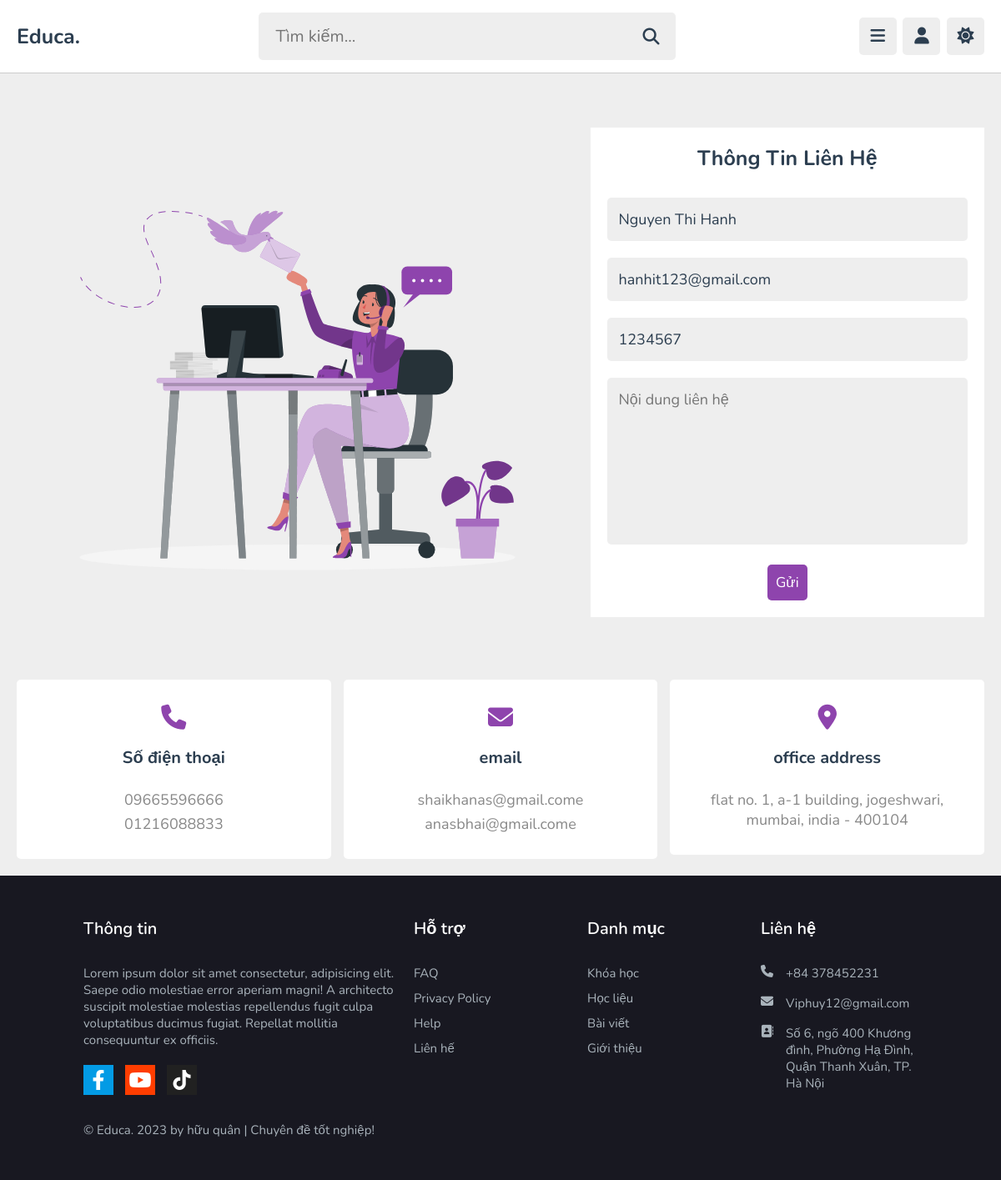
Screenshot of /home.php?title=contact (signed in) with the database file from the repository.
### tables this page shows
CREATE TABLE `tb_tai_khoan` (
  `id_taikhoan` int(11) NOT NULL,
  `email` varchar(255) NOT NULL,
  `ten_hien_thi` varchar(255) NOT NULL,
  `mat_khau` varchar(50) NOT NULL,
  `doi_tuong` int(1) NOT NULL DEFAULT 0,
  `ngay_sinh` date DEFAULT NULL,
  `gioi_tinh` int(4) NOT NULL DEFAULT -1,
  `sdt` varchar(12) NOT NULL,
  `hinh_anh` text DEFAULT NULL
);

### function.php (called while the page is built, shortened)
<?php
    function GetAccountById($id_taikhoan) {
        GLOBAL $conn;
        $filter_id_taikhoan = mysqli_real_escape_string($conn, $id_taikhoan);
        $sql = "SELECT * FROM tb_tai_khoan WHERE tb_tai_khoan.id_taikhoan = $filter_id_taikhoan";
        $query = mysqli_query($conn, $sql);
        $row = mysqli_fetch_assoc($query);
        return $row;
    }
?>

### pages/main/contact.php (the view, shortened to what this page needs)
<?php
global $conn;
   include_once './function.php';
?>
<section class="contact">
   <div class="row">
      <div class="image">
         <img src="images/contact-img.svg" alt="">
      </div>
      <?php
      if($id_taikhoan != ""){
         $tai_khoan= GetAccountById($id_taikhoan);
       ?>
      <form action="" method="post">
         <h3>Thông tin liên hệ</h3>
         <input type="text" placeholder="Họ và tên" name="Ho_ten" required maxlength="50" class="box" value="<?php echo $tai_khoan['ten_hien_thi'];?>">
         <input type="email" placeholder="E-Mail" name="E_mail" required maxlength="50" class="box" value="<?php echo $tai_khoan['email'];?>">
         <input type="number" placeholder="Điện thoại" name="So_dien_thoai" required maxlength="50" class="box" value="<?php echo $tai_khoan['sdt'];?>">
         <textarea name="Noi_dung" class="box" placeholder="Nội dung liên hệ" required maxlength="1000" cols="30" rows="10"></textarea>
         <input type="submit" value="Gửi" class="inline-btn" name="submit">
      </form>
      <?php
      }
       ?>
   </div>
   <div class="box-container">
      <div class="box">
         <i class="fas fa-phone"></i>
         <h3>Số điện thoại</h3>
         <a href="tel:1234567890">09665596666</a>
         <a href="tel:1112223333">01216088833</a>
      </div>
      <div class="box">
         <i class="fas fa-envelope"></i>
         <h3>email</h3>
         <a href="mailto:shaikhanas@gmail.com">shaikhanas@gmail.come</a>
         <a href="mailto:anasbhai@gmail.com">anasbhai@gmail.come</a>
      </div>
      <div class="box">
         <i class="fas fa-map-marker-alt"></i>
         <h3>office address</h3>
         <a href="#">flat no. 1, a-1 building, jogeshwari, mumbai, india - 400104</a>
      </div>
   </div>
</section>

### css/style.css (style rules this page uses)
:root { --main-color:#8e44ad; --red:#e74c3c; --orange:#f39c12; --light-color:#888; --light-bg:#eee; --black:#2c3e50; --white:#fff; --border:.1rem solid rgba(0,0,0,.2); }
* { font-family: 'Nunito', sans-serif; margin:0; padding:0; box-sizing: border-box; outline: none; border:none; text-decoration: none; }
html { font-size: 62.5%; overflow-x: hidden; }
body { background-color: var(--light-bg); }
section { padding:2rem; margin: 0 auto; }
.inline-btn, .inline-option-btn, .inline-delete-btn, .btn, .delete-btn, .option-btn { border-radius: .5rem; color:#fff; font-size: 1.8rem; cursor: pointer; text-transform: capitalize; padding:1rem 3rem; text-align: center; margin-top: 1rem; }
.inline-btn, .inline-option-btn, .inline-delete-btn { display: inline-block; }
.btn, .inline-btn { background-color: var(--main-color); }
.contact .row { display: flex; align-items: center; flex-wrap: wrap; gap: 1.5rem; }
.contact .row .image { flex: 1 1 50rem; }
.contact .row .image img { width: 100%; }
.contact .row form { flex: 1 1 30rem; background-color: var(--white); padding: 2rem; text-align: center; }
.contact .row form h3 { margin-bottom: 1rem; text-transform: capitalize; color:var(--black); font-size: 2.5rem; }
.contact .row form .box { width: 100%; border-radius: .5rem; background-color: var(--light-bg); margin: 1rem 0; padding: 1.4rem; font-size: 1.8rem; color: var(--black); }
.contact .row form textarea { height: 20rem; resize: none; }
.contact .box-container { display: grid; grid-template-columns: repeat(auto-fit, minmax(30rem, 1fr)); gap:1.5rem; justify-content: center; align-items: flex-start; margin-top: 3rem; }
.contact .box-container .box { text-align: center; background-color: var(--white); border-radius: .5rem; padding: 3rem; }
.contact .box-container .box i { font-size: 3rem; color: var(--main-color); margin-bottom: 1rem; }
.contact .box-container .box h3 { font-size: 2rem; color:var(--black); margin: 1rem 0; }
.contact .box-container .box a { display: block; padding-top: .5rem; font-size: 1.8rem; color: var(--light-color); }
@media (max-width:1200px) { body { padding-left: 0; } }
.description p, h1, h2, h3, h4, h5, image { padding-bottom: 10px; }

### css/admin_style.css (style rules this page uses)
:root { --main-color:#8e44ad; --red:#e74c3c; --oragen:#f39c12; --white:#fff; --black:#2c3e50; --light-color:#888; --light-bg:#eee; --border:.1rem solid rgba(0,0,0,.2); --green: rgb(17, 177, 17); }
* { font-family: 'Nunito', sans-serif; margin: 0; padding: 0; box-sizing: border-box; outline: none; border: none; text-decoration: none; }
html { font-size: 62.5%; overflow-x: hidden; }
body { background-color: var(--light-bg); }
section { padding:2rem; margin: 0 auto; }
.btn, .option-btn, .delete-btn, .inline-btn, .inline-option-btn, .inline-delete-btn { border-radius: .5rem; padding: 1rem 1rem; font-size: 1.7rem; color: #fff; margin-top: 1rem; text-transform: capitalize; cursor: pointer; text-align: center; }
.inline-btn, .inline-option-btn, .inline-delete-btn { display: inline-block; }
@media (max-width:1200px) { body { padding-left: 0; } }

### rows the page displays
tb_tai_khoan: Ho_ten "Nguyen Thi Hanh", E_mail "hanhit123@gmail.com", So_dien_thoai "1234567"
